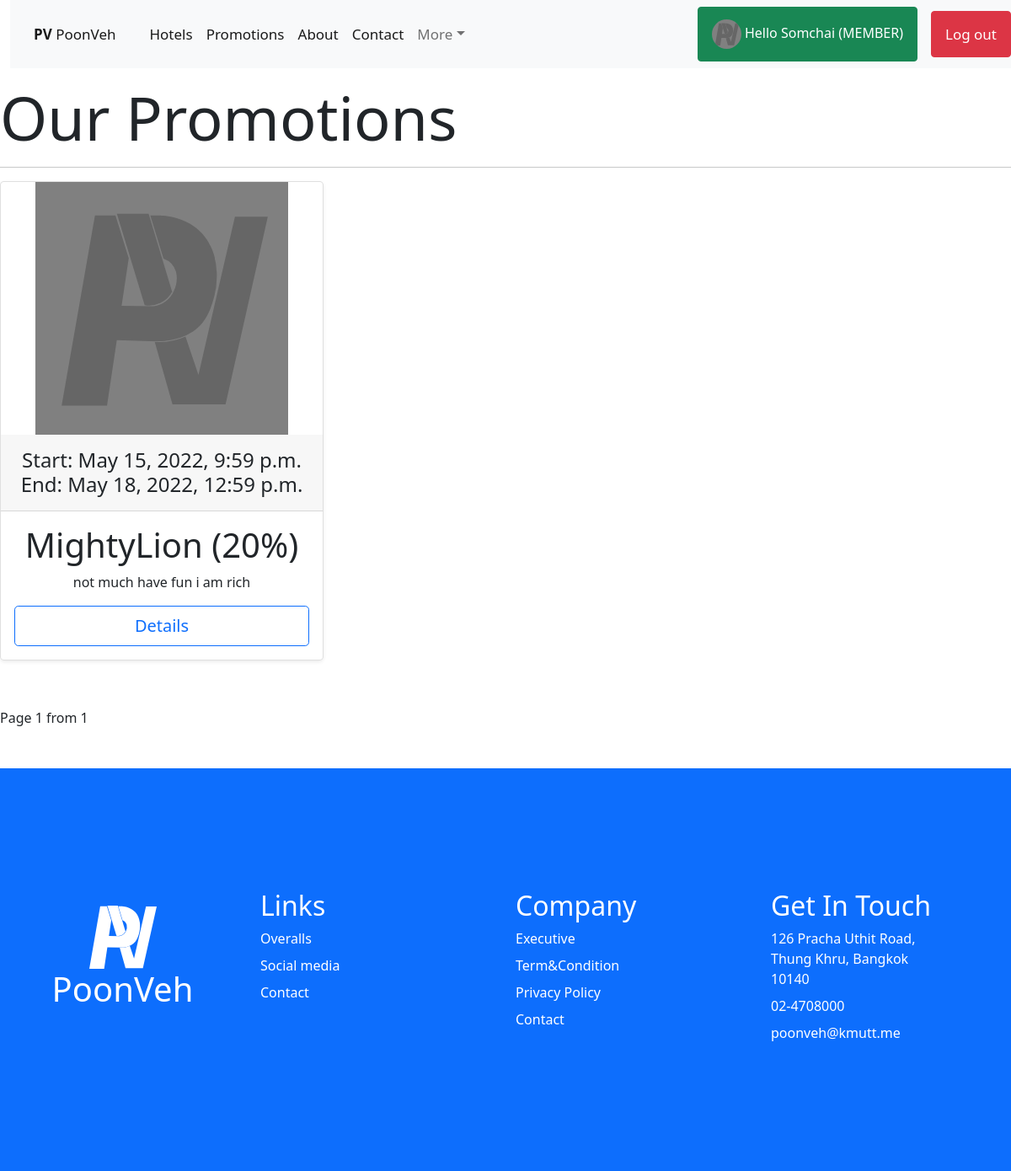
Page /promotions/ (signed in) on the committed database.
### HotelApp/models.py (models this page shows, shortened)
class Promotion(models.Model):
    Promotion_Name=models.CharField(max_length=50)
    Promotion_Detail=models.TextField()
    Promotion_Discount=models.FloatField()
    Promotion_Start=models.DateTimeField()
    Promotion_End=models.DateTimeField()
    Promotion_Pic=CloudinaryField('promotion', null=True, blank=True, default=None, folder='poonveh-cpe231/promotion')
    class Meta:
        db_table='promotion'

### HotelApp/views.py (the view)
# urls.py: path('promotions/', Promotions, name='promotions-page'),
def Promotions(request):
    allpromotion=Promotion.objects.all().order_by('id')
    for i in allpromotion:
        i.Promotion_Discount*=100  # convert when displaying %
    promotion_per_page=3
    paginator=Paginator(allpromotion, promotion_per_page)
    page=request.GET.get('page')
    allpromotion=paginator.get_page(page)
    context={'AllPromotion':allpromotion}
    allrow=[]
    row=[]
    for i, p in enumerate(allpromotion):
        if i%3 == 0:
            if i!= 0:
                allrow.append(row)
            row=[]
            row.append(p)
        else:
            row.append(p)
    if len(row) != 0:
        allrow.append(row)
    context['AllRow']=allrow
    return render(request, 'frontend/promotions.html', context)

### HotelApp/templates/frontend/promotions.html (shortened to what this page needs)
{% extends 'frontend/base2.html' %}
{% load static %}
{% block content %}
    <br><br><br><br>
    <div class ="containerbody">
        <div class = "display-2">
            Our Promotions
        </div><hr>
        {% for row in AllRow %}
        <div class="row row-cols-1 row-cols-md-3 mb-3 text-center">
            {% for c in row %}
                <div class="col">
                    <div class="card mb-4 rounded-3 shadow-sm">
                        {% if c.Promotion_Pic %}
                            <img class="card-img-top" src="{{c.Promotion_Pic.url}}" width="150" height="300">
                        {% else %}
                            <img class="card-img-top" src="{% static 'img/placeholder_grey.svg' %}" width="150" height="300">
                        {% endif %}
                        <div class="card-header py-3">
                            <center><h4 class="my-0 fw-normal">Start: {{c.Promotion_Start}}<br>End: {{c.Promotion_End}}</h4></center>
                        </div>
                        <div class="card-body">
                            <h1 class="card-title pricing-card-title">{{c.Promotion_Name|truncatechars:30}} ({{c.Promotion_Discount|floatformat:0}}%)</h1>
                            <p>{{c.Promotion_Detail|truncatechars:210}}</p>
                            {% if user.member.staff.Staff_Position == 'ADMIN' or user.member.staff.Staff_Position == 'MANAGER' %}
                                <a href="{% url 'promotion-detail' c.id %}"><button type="button" class="w-100 btn btn-lg btn-warning">Edit</button></a>
                            {% else %}
                                <a href="{% url 'promotion-detail' c.id %}"><button type="button" class="w-100 btn btn-lg btn-outline-primary">Details</button></a>
                            {% endif %}
                        </div>
                    </div>
                </div>
            {% endfor %}
        </div>
        {% endfor %}
        <p>Page {{AllPromotion.number}} from {{AllPromotion.paginator.num_pages}}</p>
    </div>
{% endblock content %}

### HotelApp/templates/frontend/base2.html (shortened to what this page needs)
{% load static %}
<head>
    <link rel="stylesheet" href="{% static 'css/style2.css' %}">
    <link rel="stylesheet" href="{% static 'css/MaterialIcons' %}">
    <link rel="stylesheet" href="{% static 'css/SecularOne' %}">
    <link rel="stylesheet" href="{% static 'css/Inter' %}">
    <link rel="stylesheet" href="{% static 'css/OrelegaOne' %}">
    <link rel="stylesheet" href="{% static 'css/RubikMonoOne' %}">
    <link rel="stylesheet" href="https://cdnjs.cloudflare.com/ajax/libs/font-awesome/4.7.0/css/font-awesome.min.css">
    <link href="{% static 'css/bootstrap.min.css' %}" rel="stylesheet">
</head>
<body>
    <div class = "main">
        <div class="container-fluid">
            <header class="navbar navbar-expand-lg navbar-light bg-light bd-navbar"style="position:fixed">
                <nav class="container-xxl flex-wrap flex-md-nowrap" >
                    <a class="navbar-brand" href="{% url 'home-page' %}"><b>PV</b> PoonVeh</a>
                    <div class="collapse navbar-collapse" id="navbarNavDropdown">
                        <ul class="navbar-nav me-auto mb-2 mb-lg-0">
                            <li class="nav-item">
                                <a class="nav-link active" href="{% url 'hotels-page' %}">Hotels</a>
                            </li>
                            <li class="nav-item">
                                <a class="nav-link active" href="{% url 'promotions-page' %}">Promotions</a>
                            </li>
                            <li class="nav-item">
                                <a class="nav-link active" href="{% url 'about-page' %}">About</a>
                            </li>
                            <li class="nav-item">
                                <a class="nav-link active" href="{% url 'contact-page' %}">Contact</a>
                            </li>
                            {% if user.is_authenticated %}
                                <li class="nav-item dropdown">
                                    <a class="nav-link dropdown-toggle" id="navbarDropdownMenuLink" role="button" data-bs-toggle="dropdown" aria-expanded="false">More</a>
                                </li>
                            </ul>
                                <li>
                                    {% if user.is_staff %}
                                        <a class="btn btn-outline-warning nav-link active" style="font-size:100%" href="{% url 'profile-page' %}">
                                            {% if user.member.Member_Pic %}
                                                <img src="{{user.member.Member_Pic.url}}" width="35" height="35" class="rounded-circle">
                                            {% else %}
                                                <img src="{% static 'img/placeholder_grey.svg' %}" width="35" height="35" class="rounded-circle">
                                            {% endif %}
                                            Hello {{user.first_name}} ({{user.member.staff.Staff_Position}})
                                        </a>
                                    {% else %}
                                        <a class="btn btn-outline-success nav-link active" style="font-size:100%" href="{% url 'profile-page' %}">
                                            {% if user.member.Member_Pic %}
                                                <img src="{{user.member.Member_Pic.url}}" width="35" height="35" class="rounded-circle">
                                            {% else %}
                                                <img src="{% static 'img/placeholder_grey.svg' %}" width="35" height="35" class="rounded-circle">
                                            {% endif %}
                                            Hello {{user.first_name}} (MEMBER)
                                        </a>
                                    {% endif %}
                                </li>&emsp;
                                <a class="btn btn-outline-danger nav-link active" href="{% url 'logout' %}">Log out</a>
                        {% endif %}
                    </div>
                </nav>
            </header>
        </div>
        <div class="containerbody">
        {% block content %}{% endblock content %}
        </div>
        <footer class = "bd-footer py-5 mt-5 bg-primary">
            <div class = "container py-5">
                <div class = "row">
                    <div class = "col display-4 text-white">
                        <center>
                            <br><img src="{% static 'img/logoWhite.svg' %}" width="80">
                            <h1>PoonVeh</h1>
                        </center>
                    </div>
                    <div class="col p-5">
                        <div class = "text-white mb-2">
                            <h2><a style="color:white;" href="{% url 'about-page' %}">Links</a></h2>
                        </div>
                        <div class = "text-white mb-2">
                            Overalls
                        </div>
                        <div class = "text-white mb-2">
                            Social media
                        </div>
                        <div class = "text-white mb-2">
                            Contact
                        </div>
                    </div>
                    <div class = "col p-5">
                        <div class = "text-white mb-2">
                            <h2><a style="color:white;" href="{% url 'about-page' %}">Company</a></h2>
                        </div>
                        <div class = "text-white mb-2">
                            Executive
                        </div>
                        <div class = "text-white mb-2">
                            Term&Condition
                        </div>
                        <div class = "text-white mb-2">
                            Privacy Policy
                        </div>
                        <div class = "text-white mb-2">
                            Contact
                        </div>
                    </div>
                    <div class = "col p-5">
                        <div class = "text-white mb-2">
                            <h2><a style="color:white;" href="{% url 'about-page' %}">Get In Touch</a></h2>
                        </div>
                        <div class = "text-white mb-2">
                            126 Pracha Uthit Road,<br>Thung Khru, Bangkok 10140
                        </div>
                        <div class = "text-white mb-2">
                            02-4708000
                        </div>
                        <div class = "text-white mb-2">
                            poonveh@kmutt.me
                        </div>
                    </div>
                </div>
            </div>
        </footer>
        </div>
</body>

### static/css/style2.css (style rules this page uses)
body { margin:0; }
.navbar { background-color: #333; position: fixed; top: 0; width: 100%; }
.navbar a { float: left; display: block; color: #f2f2f2; text-align: center; padding: 14px 16px; text-decoration: none; font-size: 17px; }
.containerbody { margin: 0 auto; min-width: 992px !important; width: 100%; }
@media (min-width: 576px) { .containerbody { max-width: 540px; } }
@media (min-width: 768px) { .containerbody { max-width: 720px; } }
@media (min-width: 992px) { .containerbody { max-width: 960px; } }
@media (min-width: 1200px) { .containerbody { max-width: 1140px; } }
@media screen and (max-width: 2000px) { .containerbody { max-width: 1440px; } }
@media (min-width: 1200px) { header .container-xxl { max-width: 92.25rem; } }
body { color: rgb(0, 0, 0); background-color: #ffffff; font-family: 'Inter', sans-serif; margin: 0; }
body a { text-decoration: none; }
* { box-sizing: border-box; }
nav { list-style: none; }
a { text-decoration:none; }
.navbar { position: relative; z-index: 1020; }

### rows in the picture
Promotion: Promotion_Start "May 15, 2022, 9:59 p.m.", Promotion_End "May 18, 2022, 12:59 p.m.", Promotion_Name "MightyLion", Promotion_Discount "20", Promotion_Detail "not much have fun i am rich"

### other values in the picture
{{ user.first_name }} "Somchai"
{{ AllPromotion.number }} "1"
{{ AllPromotion.paginator.num_pages }} "1"
